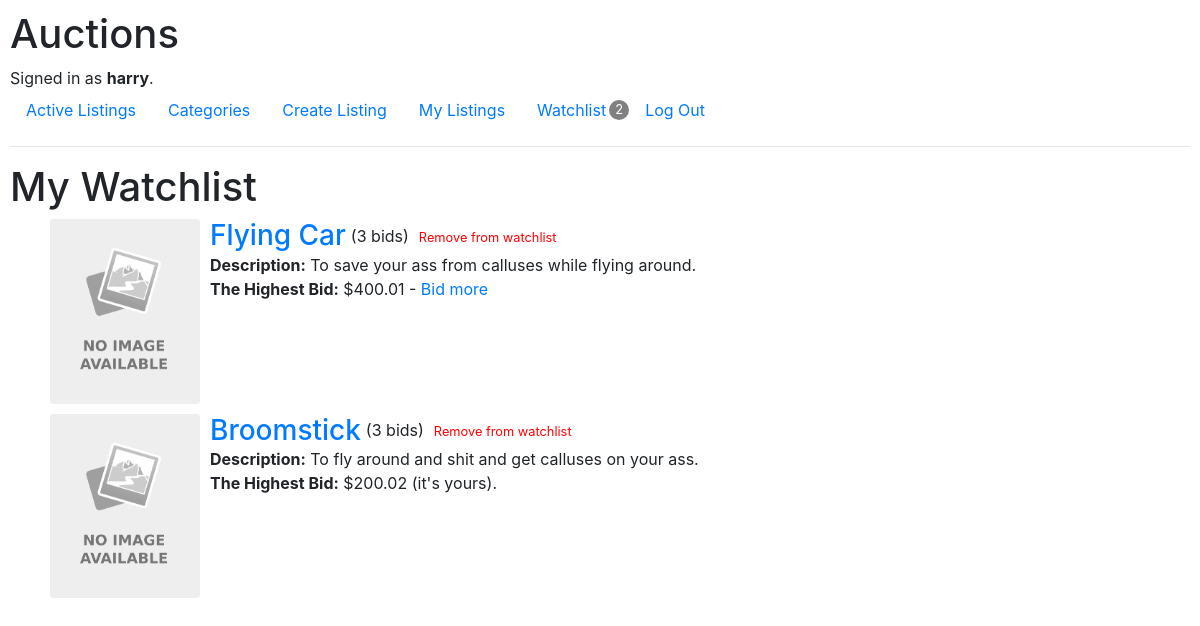
The app's page /watchlist (signed in) with its own data.
### auctions/models.py (models this page shows, shortened)
class User(AbstractUser):
    pass

class Listing(models.Model):
    name = models.CharField(max_length=128)
    description = models.CharField(
        max_length=1024,
        help_text="Please provide a detailed description of the item being auctioned."
        )
    starting_bid = models.DecimalField(
        max_digits=10,
        decimal_places=2,
        validators=[MinValueValidator(0.01)],
        help_text="The minimum amount that a bidder can offer for this item."
    )
    watchlist = models.ManyToManyField('Watchlist', related_name='listings', blank=True)
    bids = models.ManyToManyField('Bid', related_name='listing_bids', blank=True)
    created_at = models.DateTimeField(auto_now_add=True)
    created_by = models.ForeignKey(User, on_delete=models.CASCADE, related_name='listings')
    num_bids = models.PositiveIntegerField(default=0)
    active = models.BooleanField(default=True)
    categories = models.ManyToManyField('Category', blank=True, related_name="category_listings")
    image = models.ImageField(upload_to='listing_images/', blank=True, null=True)

### auctions/views.py (the view)
# urls.py: path("watchlist", views.watchlist, name="watchlist"),
def watchlist(request):
    if request.user.is_authenticated:
        watchlist = Watchlist.objects.get(user=request.user)
        listings = watchlist.listings.all().order_by('-created_at')
        for listing in listings:
            highest_bid = listing.bid_listings.all().aggregate(Max('amount'))['amount__max'] or listing.starting_bid
            listing.highest_bid = highest_bid
            listing.num_bids = listing.bid_listings.all().count()
            listing.yours = listing.bids.filter(user=request.user, amount=highest_bid).exists()
    else:
        listings = []
    return render(request, "auctions/watchlist.html", {
        'listings': listings
        })

### auctions/context_processors.py (called while the page is built)
def watchlist_items(request):
    num_items = 0
    if request.user.is_authenticated:
        watchlist = Watchlist.objects.filter(user=request.user).annotate(num_listings=Count('listings'))
        if watchlist.exists():
            num_items = watchlist.first().num_listings
    return {'num_items': num_items}

### auctions/templates/auctions/watchlist.html
{% extends "auctions/layout.html" %}
{% load static %}
{% block body %}
<h1>My Watchlist</h1>
    <ul>
    {% for listing in listings %}
        <li class="listings">
            <div class="listing-details">
                {% if listing.image %}
                    <a href="{% url 'listing' listing.pk %}"><img class="listing-thumbnail" src="{{ listing.image.url }}" alt="Listing Thumbnail Image"></a>
                {% else %}
                    <a href="{% url 'listing' listing.pk %}"><img class="listing-thumbnail" src="{% static 'auctions/no-image-placeholder.png' %}" alt="No Image Available"></a>
                {% endif %}
                <div>
                    <div class="listing-title">
                        <h3><a href="{% url 'listing' listing.pk %}">{{ listing.name }}</a></h3>
                        <span class="num-bids">
                            ({{ listing.num_bids }} bid{% if listing.num_bids != 1 %}s{% endif %})
                        </span>
                        <span class="remove">
                            <a href="{% url 'remove_from_watchlist' listing.pk %}?referer=watchlist">Remove from watchlist</a>
                        </span>
                    </div>
                    <p><strong>Description:</strong> {{ listing.description }}<br />
                    <strong>The Highest Bid:</strong> ${{listing.highest_bid|floatformat:2}}{% if listing.yours %} (it's yours).{% else %} - <a href="{% url 'listing' listing.pk %}">Bid more</a>{% endif %}</p>
                </div>
            </div>
        </li>
    {% empty %}
        <li>No listings on your watchlist.</li>
    {% endfor %}
    </ul>
{% endblock %}

### auctions/templates/auctions/layout.html (shortened to what this page needs)
{% load static %}
<!DOCTYPE html>
<html lang="en">
    <head>
        <link rel="stylesheet" href="https://stackpath.bootstrapcdn.com/bootstrap/4.4.1/css/bootstrap.min.css">
        <link href="{% static 'auctions/styles.css' %}" rel="stylesheet">
    </head>
    <body>
        <h1>Auctions</h1>
        <div>
            {% if user.is_authenticated %}
                Signed in as <strong>{{ user.username }}</strong>.
            {% else %}
                Not signed in.
            {% endif %}
        </div>
        <ul class="nav">
            <li class="nav-item">
                <a class="nav-link" href="{% url 'index' %}">Active Listings</a>
            </li>
            <li class="nav-item">
                <a class="nav-link" href="{% url 'categories' %}">Categories</a>
            </li>
            {% if user.is_authenticated %}
                <li>
                    <a class="nav-link" href="{% url 'create_listing' %}">Create Listing</a>
                </li>
                <li>
                    <a class="nav-link" href="{% url 'my_listings' %}">My Listings</a>
                </li>
                <li class="nav-item watchlist-nav-item">
                    <a  class="nav-link" href="{% url 'watchlist' %}">Watchlist</a>{% if num_items != 0 %}<span class="watchlist-counter">{{ num_items }}</span>{% endif %}
                </li>
                <li class="nav-item">
                    <a class="nav-link" href="{% url 'logout' %}">Log Out</a>
                </li>
            {% endif %}
        </ul>
        <hr>
        {% block body %}
        {% endblock %}
    </body>
</html>

### auctions/static/auctions/styles.css (style rules this page uses)
body { padding: 10px; }
ul li { list-style-type: none; }
.listing-title, .watchlist-nav-item { display: flex; align-items: center; }
.listing-details { display: flex; margin-bottom: 10px; }
.watchlist-counter { width: 20px; height: 20px; margin-left: -13px; text-align: center; background-color: gray; color: white; border-radius: 13px; font-size: 13px; }
.listing-title h1, h3, h4 { margin: 0 5px 0 0; }
.listing-thumbnail { max-width: 150px; margin-right: 10px; }
.new, .remove a { color: red; font-size: 0.8em; }
.num-bids { margin-right: 10px; }

### records on screen
User: username "harry"
Listing: name "Flying Car", num_bids "3", description "To save your ass from calluses while flying around.", highest_bid "400.01", shows "Bid more"
Listing: name "Broomstick", num_bids "3", description "To fly around and shit and get calluses on your ass.", highest_bid "200.02", shows "(it's yours)."

### other values on screen
{{ num_items }} "2"
